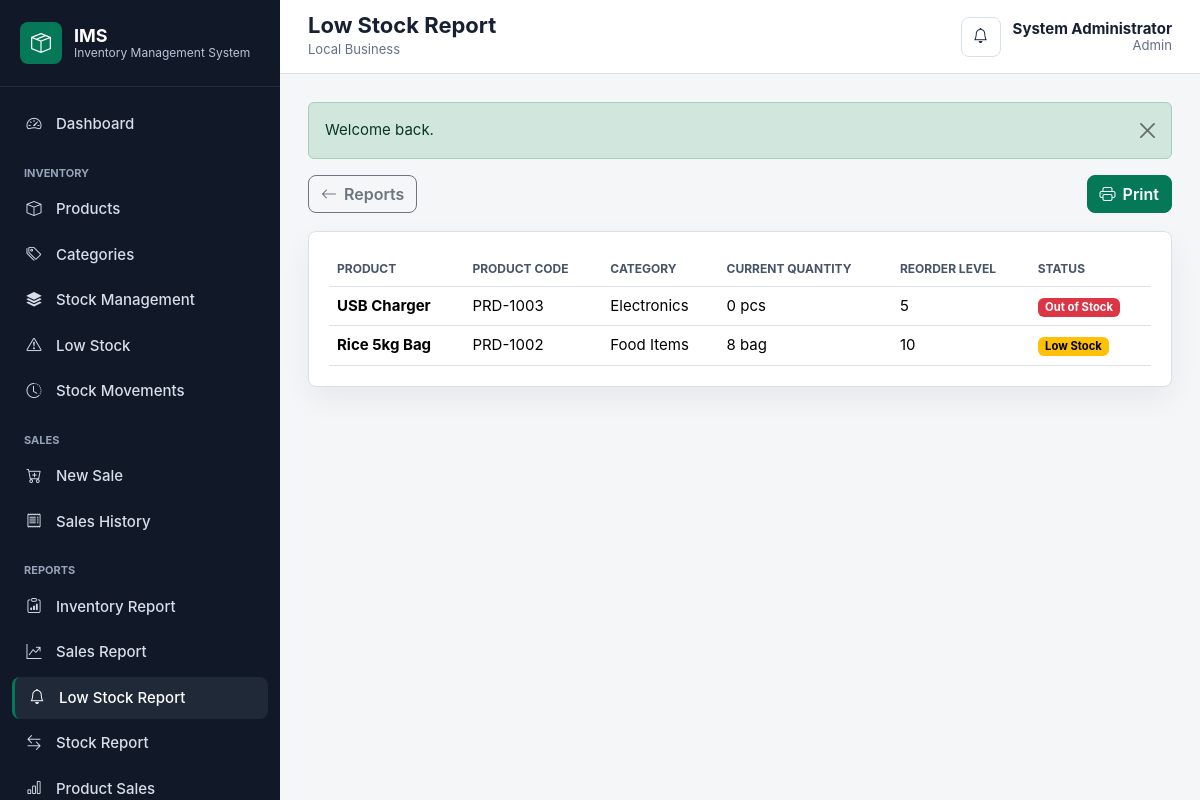
/?route=reports/low-stock (signed in), run on the app's committed database.
### tables this page shows
CREATE TABLE IF NOT EXISTS products (
    id INT UNSIGNED AUTO_INCREMENT PRIMARY KEY,
    product_code VARCHAR(40) NOT NULL,
    product_name VARCHAR(160) NOT NULL,
    category_id INT UNSIGNED NOT NULL,
    description TEXT NULL,
    cost_price DECIMAL(12,2) NOT NULL DEFAULT 0.00,
    selling_price DECIMAL(12,2) NOT NULL DEFAULT 0.00,
    quantity INT NOT NULL DEFAULT 0,
    reorder_level INT NOT NULL DEFAULT 5,
    unit VARCHAR(30) NOT NULL DEFAULT 'pcs',
    status ENUM('active', 'inactive') NOT NULL DEFAULT 'active',
    created_at TIMESTAMP NOT NULL DEFAULT CURRENT_TIMESTAMP,
    updated_at TIMESTAMP NOT NULL DEFAULT CURRENT_TIMESTAMP ON UPDATE CURRENT_TIMESTAMP,
    UNIQUE KEY uq_products_code (product_code),
    INDEX idx_products_name (product_name),
    INDEX idx_products_category (category_id),
    INDEX idx_products_status_stock (status, quantity, reorder_level),
    CONSTRAINT fk_products_category
        FOREIGN KEY (category_id) REFERENCES categories(id)
        ON UPDATE CASCADE ON DELETE RESTRICT
);

CREATE TABLE IF NOT EXISTS categories (
    id INT UNSIGNED AUTO_INCREMENT PRIMARY KEY,
    category_name VARCHAR(120) NOT NULL,
    description TEXT NULL,
    status ENUM('active', 'inactive') NOT NULL DEFAULT 'active',
    created_at TIMESTAMP NOT NULL DEFAULT CURRENT_TIMESTAMP,
    updated_at TIMESTAMP NOT NULL DEFAULT CURRENT_TIMESTAMP ON UPDATE CURRENT_TIMESTAMP,
    UNIQUE KEY uq_categories_name (category_name),
    INDEX idx_categories_status (status)
);

### app/Core/Controller.php (called while the page is built, shortened)
<?php
class Controller
{
    protected function view(string $view, array $data = [], string $layout = 'main'): void
    {
        extract($data, EXTR_SKIP);
        $viewFile = VIEW_PATH . '/' . $view . '.php';
        require $viewFile;
    }
}

### app/Controllers/ReportController.php (called while the page is built, shortened)
<?php
class ReportController extends Controller
{
    private Report $reports;
    public function __construct()
    {
        $this->reports = new Report();
    }
    public function lowStock(): void
    {
        $this->view('reports/low-stock', ['title' => 'Low Stock Report', 'rows' => $this->reports->lowStock()]);
    }
}

### app/Core/Router.php (called while the page is built, shortened)
<?php
class Router
{
    private array $routes = [
        'GET' => [],
        'POST' => [],
    ];
    public function get(string $path, string $action): void
    {
        $this->routes['GET'][$this->normalize($path)] = $action;
    }
    public function post(string $path, string $action): void
    {
        $this->routes['POST'][$this->normalize($path)] = $action;
    }
    public function dispatch(): void
    {
        $method = $_SERVER['REQUEST_METHOD'] ?? 'GET';
        $path = $this->currentPath();
        $action = $this->routes[$method][$path] ?? null;
        [$controllerName, $methodName] = explode('@', $action);
        try {
            $controller = new $class();
            $controller->{$methodName}();
        } catch (\Throwable $exception) {
            app_log_exception($exception);
            if (config('app.debug', false)) {
                http_response_code(500);
                echo '<pre>' . htmlspecialchars((string) $exception, ENT_QUOTES, 'UTF-8') . '</pre>';
                return;
            }
            http_response_code(500);
            $message = 'The application encountered an unexpected error.';
            if (is_admin()) {
                $message = 'Database/application error: ' . $exception->getMessage();
            }
            $this->renderError('500', 'Server Error', $message);
        }
    }
    private function currentPath(): string
    {
        if (isset($_GET['route'])) {
            return $this->normalize((string) $_GET['route']);
        }
        $uriPath = parse_url($_SERVER['REQUEST_URI'] ?? '/', PHP_URL_PATH) ?: '/';
        return $this->normalize($uriPath);
    }
    private function normalize(string $path): string
    {
        $path = trim($path, '/');
        return $path === 'index.php' ? '' : $path;
    }
}

### public/index.php (called while the page is built, shortened)
<?php
$router = new Router();
$router->get('', 'AuthController@loginForm');
$router->get('login', 'AuthController@loginForm');
$router->post('login', 'AuthController@login');
$router->get('logout', 'AuthController@logout');
$router->get('dashboard', 'DashboardController@index');
$router->get('categories', 'CategoryController@index');
$router->get('categories/create', 'CategoryController@create');
$router->post('categories/store', 'CategoryController@store');
$router->get('categories/edit', 'CategoryController@edit');
$router->post('categories/update', 'CategoryController@update');
$router->post('categories/delete', 'CategoryController@delete');
$router->get('products', 'ProductController@index');
$router->get('products/create', 'ProductController@create');
$router->post('products/store', 'ProductController@store');
$router->get('products/view', 'ProductController@view');
$router->get('products/edit', 'ProductController@edit');
$router->post('products/update', 'ProductController@update');
$router->post('products/delete', 'ProductController@delete');
$router->get('inventory', 'InventoryController@index');
$router->post('inventory/stock-in', 'InventoryController@stockIn');
$router->post('inventory/adjust', 'InventoryController@adjust');
$router->get('inventory/movements', 'InventoryController@movements');
$router->get('inventory/low-stock', 'InventoryController@lowStock');
$router->get('sales', 'SaleController@index');
$router->get('sales/create', 'SaleController@create');
$router->post('sales/store', 'SaleController@store');
$router->get('sales/view', 'SaleController@view');
$router->get('api/products/search', 'SaleController@searchProducts');
$router->get('reports', 'ReportController@index');
$router->get('reports/inventory', 'ReportController@inventory');
$router->get('reports/sales', 'ReportController@sales');
$router->get('reports/low-stock', 'ReportController@lowStock');
$router->get('reports/stock-movements', 'ReportController@stockMovements');
$router->get('reports/product-sales', 'ReportController@productSales');
$router->get('users', 'UserController@index');
$router->get('users/create', 'UserController@create');
$router->post('users/store', 'UserController@store');
$router->get('users/edit', 'UserController@edit');
$router->post('users/update', 'UserController@update');
$router->post('users/delete', 'UserController@delete');
$router->get('profile', 'ProfileController@index');
$router->post('profile/update', 'ProfileController@update');
$router->post('profile/password', 'ProfileController@password');
$router->get('settings', 'SettingsController@index');
$router->post('settings/update', 'SettingsController@update');
$router->dispatch();

### app/Models/Model.php (called while the page is built, shortened)
<?php
abstract class Model
{
    public function __construct()
    {
        $this->db = Database::connection();
    }
}

### app/Core/Database.php (called while the page is built, shortened)
<?php
class Database
{
    private static ?PDO $connection = null;
    public static function connection(): PDO
    {
        if (self::$connection instanceof PDO) {
            return self::$connection;
        }
        $db = config('database');
        $dsn = sprintf(
            'mysql:host=%s;port=%s;dbname=%s;charset=%s',
            $db['host'],
            $db['port'],
            $db['name'],
            $db['charset']
        );
        try {
            self::$connection = new PDO($dsn, $db['user'], $db['password'], [
                PDO::ATTR_ERRMODE => PDO::ERRMODE_EXCEPTION,
                PDO::ATTR_DEFAULT_FETCH_MODE => PDO::FETCH_ASSOC,
                PDO::ATTR_EMULATE_PREPARES => false,
            ]);
        } catch (PDOException $exception) {
            if (config('app.debug', false)) {
                throw $exception;
            }
            app_log_exception($exception);
            http_response_code(500);
            exit('Database connection error.');
        }
        return self::$connection;
    }
}

### app/Models/Setting.php (called while the page is built, shortened)
<?php
class Setting extends Model
{
    public function allKeyed(): array
    {
        $rows = $this->db->query('SELECT setting_key, setting_value FROM settings')->fetchAll();
        $settings = [];
        foreach ($rows as $row) {
            $settings[$row['setting_key']] = $row['setting_value'];
        }
        return $settings;
    }
}

### app/Models/Report.php (called while the page is built, shortened)
<?php
class Report extends Model
{
    public function lowStock(): array
    {
        return $this->db->query(
            'SELECT p.*, c.category_name
             FROM products p
             LEFT JOIN categories c ON c.id = p.category_id
             WHERE p.status = "active" AND p.quantity <= p.reorder_level
             ORDER BY p.quantity ASC, p.product_name'
        )->fetchAll();
    }
}

### views/reports/low-stock.php (the view, shortened to what this page needs)
    <h2><?= e(setting('business_name', 'Local Business')) ?></h2>
<section class="page-actions">
    <a class="btn btn-outline-secondary" href="<?= e(url('reports')) ?>"><i class="bi bi-arrow-left"></i> Reports</a>
    <button class="btn btn-primary" type="button" onclick="window.print()"><i class="bi bi-printer"></i> Print</button>
</section>
<section class="panel">
    <div class="table-responsive">
        <table class="table table-hover align-middle">
            <thead><tr><th>Product</th><th>Product Code</th><th>Category</th><th>Current Quantity</th><th>Reorder Level</th><th>Status</th></tr></thead>
            <tbody>
                <?php foreach ($rows as $row): ?>
                    <tr>
                        <td><strong><?= e($row['product_name']) ?></strong></td>
                        <td><?= e($row['product_code']) ?></td>
                        <td><?= e($row['category_name']) ?></td>
                        <td><?= number_format((int) $row['quantity']) ?> <?= e($row['unit']) ?></td>
                        <td><?= number_format((int) $row['reorder_level']) ?></td>
                        <td><?= badge_stock((int) $row['quantity'], (int) $row['reorder_level']) ?></td>
                    </tr>
                <?php endforeach; ?>
            </tbody>
        </table>
    </div>
</section>

### app/helpers/functions.php (shortened to what this page needs)
<?php
function config(?string $key = null, mixed $default = null): mixed
{
    $config = $GLOBALS['config'] ?? [];
    foreach (explode('.', $key) as $segment) {
        $config = $config[$segment];
    }
    return $config;
}
function e(?string $value): string
{
    return htmlspecialchars((string) $value, ENT_QUOTES, 'UTF-8');
}
function app_base_url(): string
{
    $configured = trim((string) config('app.base_url', ''));
    $https = (!empty($_SERVER['HTTPS']) && $_SERVER['HTTPS'] !== 'off') || (($_SERVER['SERVER_PORT'] ?? null) === '443');
    $scheme = $https ? 'https' : 'http';
    $host = $_SERVER['HTTP_HOST'] ?? 'localhost';
    $scriptDir = str_replace('\\', '/', dirname($_SERVER['SCRIPT_NAME'] ?? ''));
    if ($scriptDir === '/' || $scriptDir === '.') {
        $scriptDir = '';
    }
    return rtrim($scheme . '://' . $host . $scriptDir, '/');
}
function url(string $path = '', array $params = []): string
{
    $path = trim($path, '/');
    $base = app_base_url();
    if ($path !== '') {
        $params = ['route' => $path] + $params;
    }
    $query = $params === [] ? '' : '?' . http_build_query($params);
    return $base . '/' . $query;
}
function badge_stock(int $quantity, int $reorderLevel): string
{
    if ($quantity <= 0) {
        return '<span class="badge text-bg-danger">Out of Stock</span>';
    }
    if ($quantity <= $reorderLevel) {
        return '<span class="badge text-bg-warning">Low Stock</span>';
    }
    return '<span class="badge text-bg-success">In Stock</span>';
}
function setting(string $key, mixed $default = null): mixed
{
    static $settings = null;
    if ($settings === null) {
        try {
            $model = new \App\Models\Setting();
            $settings = $model->allKeyed();
        } catch (\Throwable) {
            $settings = [];
        }
    }
    return $settings[$key] ?? $default;
}

### public/assets/css/app.css (style rules this page uses)
:root { --primary: #047857; --primary-dark: #065f46; --sidebar: #111827; --sidebar-soft: #1f2937; --body-bg: #f4f6f8; --surface: #ffffff; --border: #d9e1e8; --text: #172033; --muted: #667085; --warning: #f59e0b; --danger: #dc2626; --info: #0284c7; --radius: 8px; }
* { box-sizing: border-box; }
body { margin: 0; background: var(--body-bg); color: var(--text); font-family: Inter, "Segoe UI", Arial, sans-serif; font-size: 15px; }
a { text-decoration: none; }
.auth-card, .panel, .metric-card, .empty-state { background: var(--surface); border: 1px solid var(--border); border-radius: var(--radius); box-shadow: 0 12px 30px rgba(16, 24, 40, 0.06); }
.page-actions, .filter-bar { display: flex; gap: 10px; align-items: center; justify-content: space-between; margin-bottom: 18px; flex-wrap: wrap; }
.panel { padding: 20px; margin-bottom: 20px; }
.btn { border-radius: var(--radius); display: inline-flex; align-items: center; justify-content: center; gap: 7px; font-weight: 600; }
.btn-primary { --bs-btn-bg: var(--primary); --bs-btn-border-color: var(--primary); --bs-btn-hover-bg: var(--primary-dark); --bs-btn-hover-border-color: var(--primary-dark); }
.table { margin: 0; }
.table th { color: #475467; font-size: 12px; text-transform: uppercase; letter-spacing: 0; white-space: nowrap; }
.table td { vertical-align: middle; }

### data on the page
products: product_name "USB Charger", product_code "PRD-1003", category.category_name "Electronics", quantity "0", unit "pcs", reorder_level "5", shows "Out of Stock"
products: product_name "Rice 5kg Bag", product_code "PRD-1002", category.category_name "Food Items", quantity "8", unit "bag", reorder_level "10", shows "Low Stock"

### other printed values
$title "Low Stock Report"
setting('business_name', 'Local Business') "Local Business"
$user['full_name'] "System Administrator"
$user['role'] "Admin"
$flash['message'] "Welcome back."
